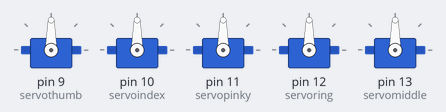
The sketch below on a simulated Arduino Uno, built with avr-gcc and run on an emulated ATmega328P. Shown: 5 × servo.

Above: at 0.1 s.
At 0.6 s:
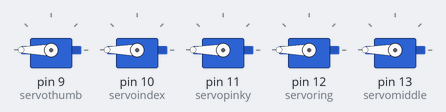
Timing chart, 0 to 2.1 s (numbered marks = the images above):
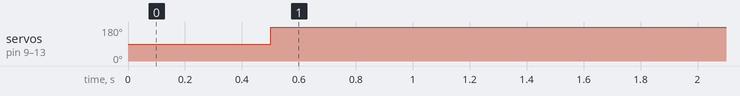

The sketch:

AI_Robotic_Arm.ino
```cpp
#include <Servo.h>

Servo servothumb;
Servo servoindex;
Servo servomiddle;
Servo servoring;
Servo servopinky;

char number[50];
char c;
int state = 0;
String myStringRec;
int stringCounter = 0;
bool stringCounterStart = false;
String myRevivedString;
int stringLength = 6;

int servoPinky,servoMiddle,servoIndex,servoThumb,servoRing;
int myVals[] ={0,0,0,0,0} ;

bool portable;

void setup() {

  Serial.begin(9600);
  servothumb.attach(9);
  servoindex.attach(10);
  servopinky.attach(11);
  servoring.attach(12);
  servomiddle.attach(13);
  delay(500);

}

void loop() {


receiveData();
if (servoPinky ==0){  servopinky.write(180);}else{servopinky.write(90);}
if (servoIndex ==0){  servoindex.write(180);}else{servoindex.write(90);}
if (servoMiddle ==0){  servomiddle.write(180);}else{servomiddle.write(90);}
if (servoThumb ==0){  servothumb.write(180);}else{servothumb.write(90);}
if (servoRing ==0){  servoring.write(180);}else{servoring.write(90);}


}


void receiveData() {
  int i = 0;
  while (Serial.available()) {
   char c = Serial.read();

    if (c == '$') {
      stringCounterStart = true;
    }
    if (stringCounterStart == true )
    {
      if (stringCounter < stringLength)
      {
        myRevivedString = String(myRevivedString + c);
        stringCounter++;
      }
      if (stringCounter >= stringLength) {
        stringCounter = 0; stringCounterStart = false;
        servoThumb = myRevivedString.substring(1, 2).toInt();
        servoIndex = myRevivedString.substring(2, 3).toInt();
        servoMiddle = myRevivedString.substring(3, 4).toInt();
        servoRing = myRevivedString.substring(4, 5).toInt();
        servoPinky = myRevivedString.substring(5, 6).toInt();


//        Serial.print(servoPinky);
//        Serial.print(" ");
//        Serial.print(servoRing);
//        Serial.print(" ");
//        Serial.print(servoMiddle);
//        Serial.print(" ");
//        Serial.print(servoIndex);
//        Serial.print(" ");
//        Serial.println(servoThumb);
        myRevivedString = "";
      }
    }
  }
}
```

Measured:
- by itself, servo on pin 9 (servothumb), servo on pin 10 (servoindex), servo on pin 11 (servopinky), servo on pin 12 (servoring), servo on pin 13 (servomiddle): 90° → 180° at 0.50 s
